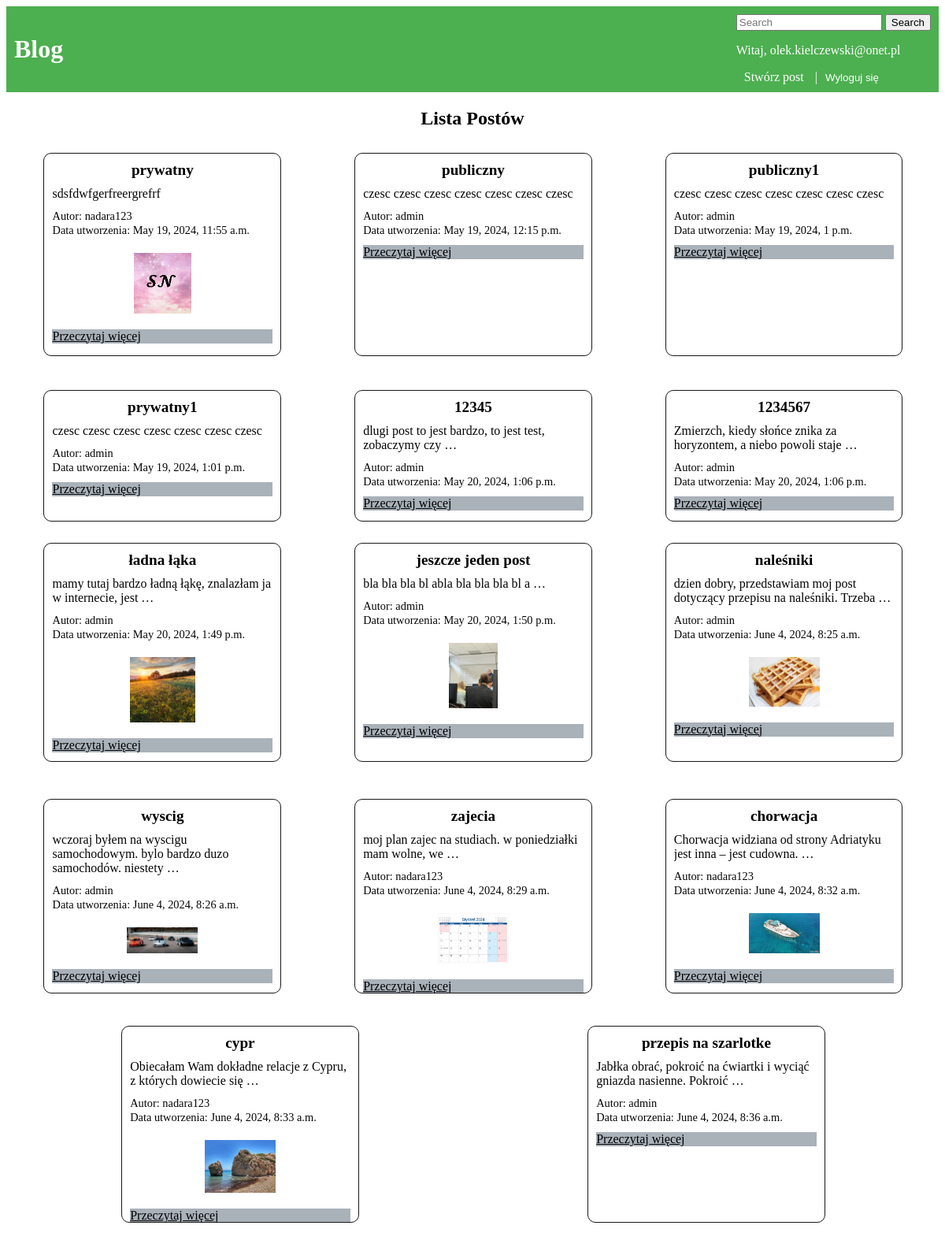
Page /posty/ (signed in) on the committed database.
### mainapp/models.py (models this page shows, shortened)
class Post(models.Model):
    tytul = models.CharField(max_length=200)
    tresc = models.TextField(max_length=2000)
    data_utworzenia = models.DateTimeField(auto_now_add=True)
    autor = models.ForeignKey(User, on_delete=models.CASCADE)
    image = models.ImageField(null=True, blank=True, upload_to="images/")
    DOSTEP_CHOICES = (
        ('Publiczny', 'Publiczny'),
        ('Ograniczony', 'Ograniczony'),
    )
    dostep = models.CharField(max_length=20, choices=DOSTEP_CHOICES, default='Publiczny')

### mainapp/views.py (the view)
# urls.py: path('posty/', views.post_list, name='post_list'),
def post_list(request):
    if request.user.is_authenticated:
        posts = Post.objects.all()
    else:
        posts = Post.objects.filter(dostep='Publiczny')
    print("wyswietlono liste postow")
    return render(request, './post/post_list.html', {'posts': posts})

### mainapp/templates/post/post_list.html (shortened to what this page needs)
{% extends "base.html" %}
{% block content %}
<div class="container mt-5">
  <h2 class="post-label">Lista Postów</h2>
  <div class="row justify-content-center">
    {% for post in posts %}
    <div class="col-md-4 mb-3">
      <div class="card post-card">
        <div class="card-body">
          <h5 class="card-title post-title">{{ post.tytul }}</h5>
          <p class="card-text post-text">{{ post.tresc|truncatewords_html:10 }}</p>
        </div>
        <div class="card-footer">
          <small class="text-muted post-info">Autor: {{ post.autor }}</small>
          <br>
          <small class="text-muted post-info">Data utworzenia: {{ post.data_utworzenia }}</small>
        </div>
        {% if post.image %}
        <img src="{{ post.image.url }}" alt="{{ post.tytul }}" class="post-image">
        {% endif %}
        <a href="{% url 'post_detail' post.id %}" class="btn btn-primary read-more-btn">Przeczytaj więcej</a>
      </div>
    </div>
    {% endfor %}
  </div>
</div>
{% endblock %}

### mainapp/templates/base.html (shortened to what this page needs)
<!DOCTYPE html>
<html lang="en">
<head>
</head>
<body>
    <header>
        <a href="{% url 'index' %}" style="text-decoration: none; color: white;">
            <h1>Blog</h1>
        </a>
        <nav>
            {% if user.is_authenticated %}
                <form class = "d-flex" method=POST action="{% url 'search' %} ">
                    <input class=" form-control me-2" type="search" placeholder="Search" aria-label="Search" name="searched">
                    <button class="btn btn-outline-secondary" type="submit">Search</button>
                </form>
                <p>Witaj, {{ user.email }}</p>
                <a href="{% url 'createpost' %}" style="text-decoration: none; color: white;">Stwórz post</a> |
                <form action="{% url 'logout' %}" method="post" id="logout-form" style="display: inline;">
                    <button type="submit" style="text-decoration: none; color: white; background-color: transparent; border: none;">Wyloguj się</button>
                </form>
            {% endif %}
        </nav>
    </header>
    {% block content %}
    {% endblock %}
</body>
</html>

### mainapp/templates/base.html (style rules this page uses)
header { background-color: #4CAF50; color: white; padding: 10px; display: flex; justify-content: space-between; align-items: center; }
nav a { color: white; text-decoration: none; margin: 0 10px; }

### mainapp/templates/post/post_list.html (style rules this page uses)
.post-card { border: 1px solid #191818; border-radius: 10px; margin-bottom: 20px; margin-top: 10px; width: 100%; height: 85%; overflow: hidden; }
.post-title { font-size: 1.2rem; color: #000000; margin: 10px; text-align: center; }
.post-text { font-size: 1rem; color: #050505; margin: 10px; overflow: hidden; height: 60%; }
.post-image { max-width: 30%; max-height: 30%; margin: 20px auto; display: block; }
.post-info { font-size: 0.9rem; color: #060606; margin: 10px; }
.read-more-btn { background-color: #a9b1b9; color: #000000; border: none; margin: 10px; display: block; }
.post-label { font-size: 1.5rem; font-weight: bold; color: #000000; text-align: center; margin-bottom: 20px; }
@media (min-width: 768px) { .col-md-4 { flex: 0 0 calc(27% - 20px); max-width: calc(27% - 20px); } }
@media (min-width: 768px) { .row { display: flex; flex-wrap: wrap; justify-content: space-around; margin-top: 10px; margin-bottom: 20px; } }
@media (min-width: 768px) { .col-md-4 { padding: 0 10px; } }

### rows in the picture
Post: tytul "prywatny", tresc "sdsfdwfgerfreergrefrf", autor "nadara123", data_utworzenia "May 19, 2024, 11:55 a.m.", image (picture)
Post: tytul "publiczny", tresc "czesc czesc czesc czesc czesc czesc czesc", autor "admin", data_utworzenia "May 19, 2024, 12:15 p.m."
Post: tytul "publiczny1", tresc "czesc czesc czesc czesc czesc czesc czesc", autor "admin", data_utworzenia "May 19, 2024, 1 p.m."
Post: tytul "prywatny1", tresc "czesc czesc czesc czesc czesc czesc czesc", autor "admin", data_utworzenia "May 19, 2024, 1:01 p.m."
Post: tytul "12345", tresc "dlugi post to jest bardzo, to jest test, zobaczymy czy …", autor "admin", data_utworzenia "May 20, 2024, 1:06 p.m."
Post: tytul "1234567", tresc "Zmierzch, kiedy słońce znika za horyzontem, a niebo powoli staje …", autor "admin", data_utworzenia "May 20, 2024, 1:06 p.m."
Post: tytul "ładna łąka", tresc "mamy tutaj bardzo ładną łąkę, znalazłam ja w internecie, jest …", autor "admin", data_utworzenia "May 20, 2024, 1:49 p.m.", image (picture)
Post: tytul "jeszcze jeden post", tresc "bla bla bla bl abla bla bla bla bl a …", autor "admin", data_utworzenia "May 20, 2024, 1:50 p.m.", image (picture)
Post: tytul "naleśniki", tresc "dzien dobry, przedstawiam moj post dotyczący przepisu na naleśniki. Trzeba …", autor "admin", data_utworzenia "June 4, 2024, 8:25 a.m.", image (picture)
Post: tytul "wyscig", tresc "wczoraj byłem na wyscigu samochodowym. bylo bardzo duzo samochodów. niestety …", autor "admin", data_utworzenia "June 4, 2024, 8:26 a.m.", image (picture)
Post: tytul "zajecia", tresc "moj plan zajec na studiach. w poniedziałki mam wolne, we …", autor "nadara123", data_utworzenia "June 4, 2024, 8:29 a.m.", image (picture)
Post: tytul "chorwacja", tresc "Chorwacja widziana od strony Adriatyku jest inna – jest cudowna. …", autor "nadara123", data_utworzenia "June 4, 2024, 8:32 a.m.", image (picture)
Post: tytul "cypr", tresc "Obiecałam Wam dokładne relacje z Cypru, z których dowiecie się …", autor "nadara123", data_utworzenia "June 4, 2024, 8:33 a.m.", image (picture)
Post: tytul "przepis na szarlotke", tresc "Jabłka obrać, pokroić na ćwiartki i wyciąć gniazda nasienne. Pokroić …", autor "admin", data_utworzenia "June 4, 2024, 8:36 a.m."

### other values in the picture
{{ user.email }} "olek.kielczewski@onet.pl"
